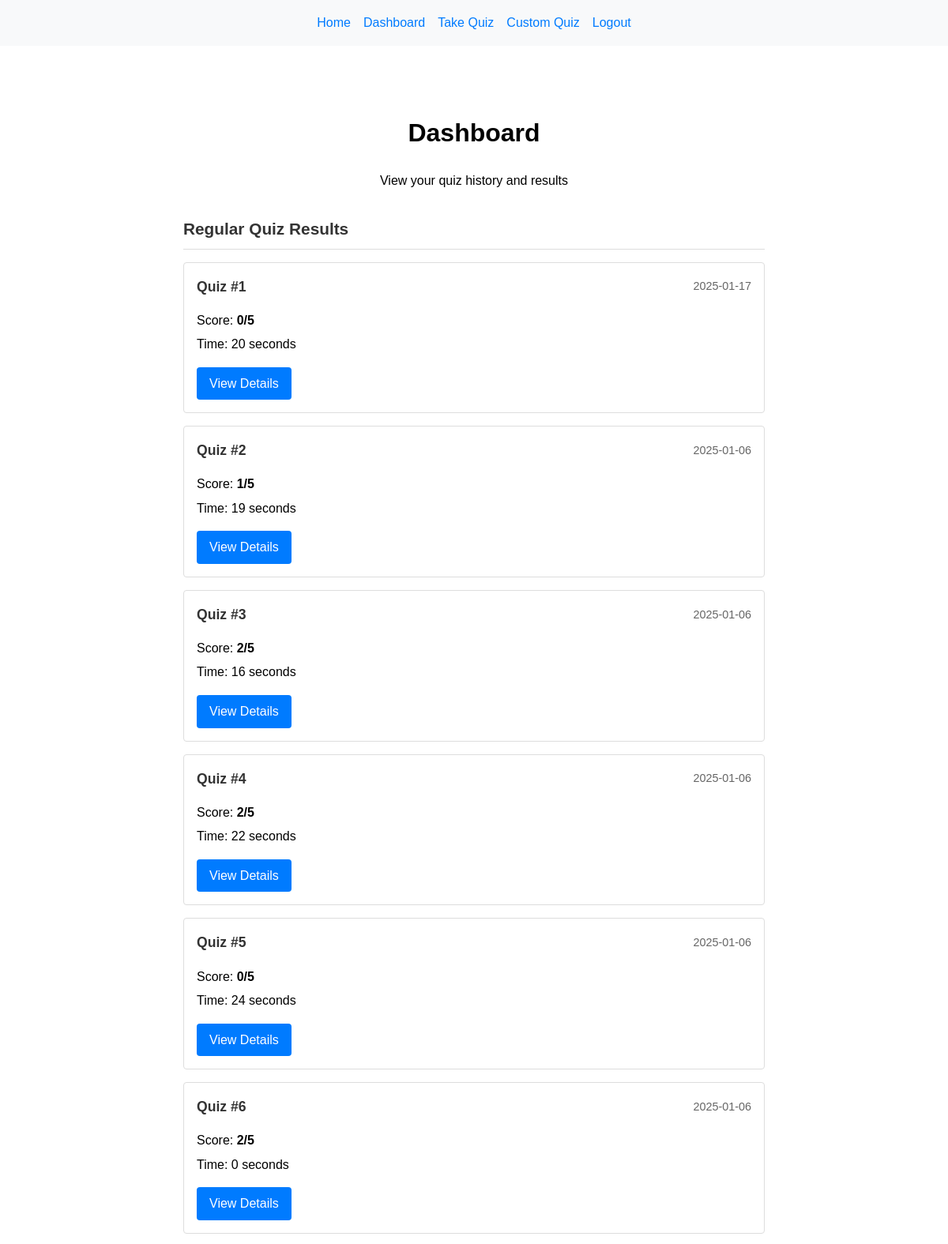
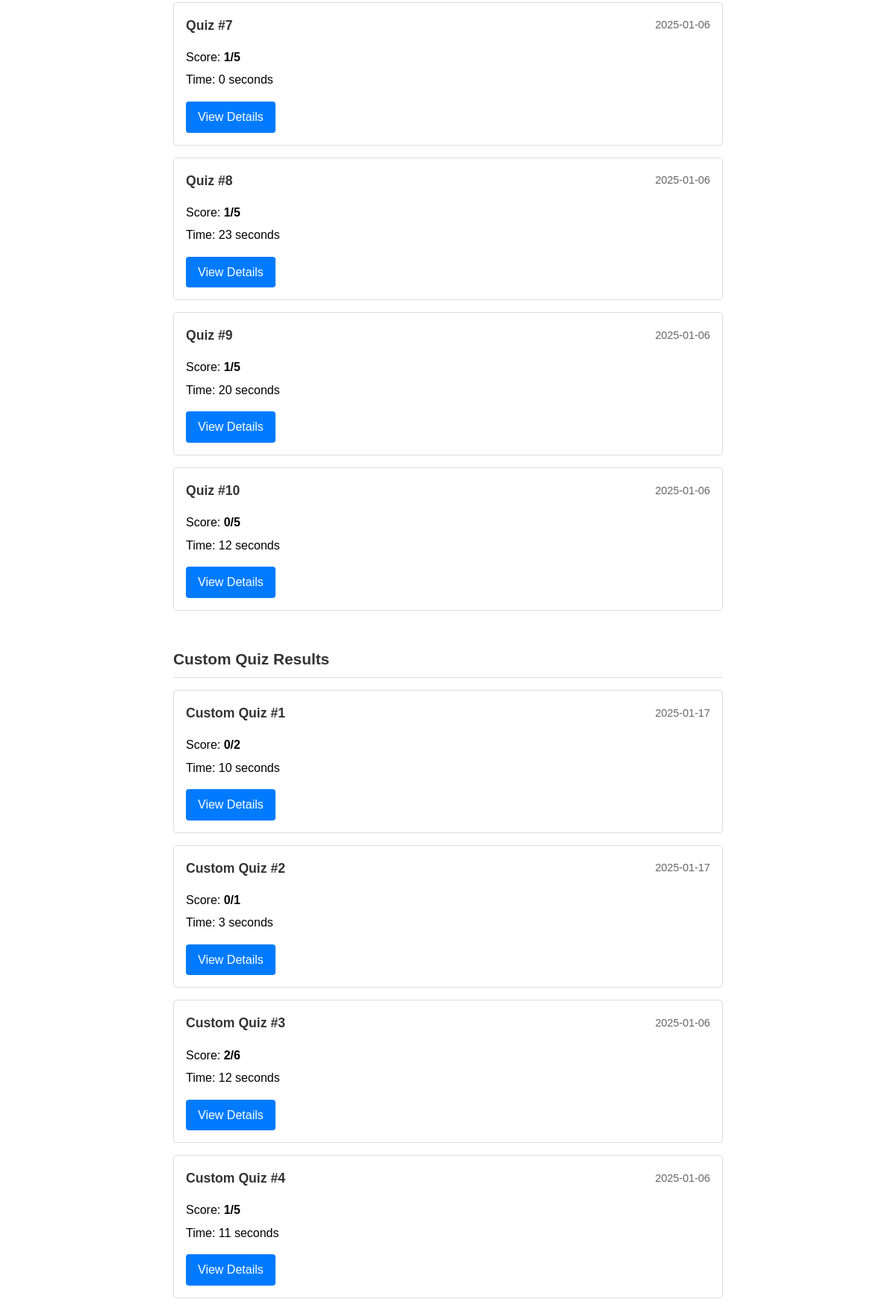
The page /dashboard (signed in, upper part) on the database its author committed (2 pictures, top to bottom).
### models.py (models this page shows)
class QuizResult(db.Model):
    id = db.Column(db.Integer, primary_key=True)
    user_id = db.Column(db.Integer, db.ForeignKey('user.id'), nullable=False)
    score = db.Column(db.Integer, nullable=False)
    total_questions = db.Column(db.Integer, nullable=False)
    time_taken = db.Column(db.Integer)  # in seconds
    completed_at = db.Column(db.DateTime, default=datetime.utcnow)
    is_custom_quiz = db.Column(db.Boolean, default=False)
    group_id = db.Column(db.Integer, db.ForeignKey('question_group.id', name='fk_quiz_result_group'), nullable=True)
    user = db.relationship('User', backref=db.backref('quiz_results', lazy=True))
    group = db.relationship('QuestionGroup', backref=db.backref('quiz_results', lazy=True))

### routes.py (the view)
@routes_bp.route('/dashboard')
@login_required
def dashboard():
    regular_quiz_results = QuizResult.query.filter_by(
        user_id=current_user.id,
        is_custom_quiz=False
    ).order_by(QuizResult.completed_at.desc()).all()
    custom_quiz_results = QuizResult.query.filter_by(
        user_id=current_user.id,
        is_custom_quiz=True
    ).order_by(QuizResult.completed_at.desc()).all()
    return render_template('dashboard.html',
                         regular_quiz_results=regular_quiz_results,
                         custom_quiz_results=custom_quiz_results)

### templates/dashboard.html (shortened to what this page needs)
{% extends "base.html" %}
{% block content %}
<div class="container">
    <div class="welcome-section">
        <h1>Dashboard</h1>
        <p>View your quiz history and results</p>
        <div class="quiz-sections">
            <div class="section">
                <h2>Regular Quiz Results</h2>
                {% if regular_quiz_results %}
                    {% for result in regular_quiz_results %}
                    <div class="result-box">
                        <div class="result-header">
                            <h3>Quiz #{{ loop.index }}</h3>
                            <span class="date">{{ result.completed_at.strftime('%Y-%m-%d') }}</span>
                        </div>
                        <div class="result-details">
                            <p>Score: <strong>{{ result.score }}/{{ result.total_questions }}</strong></p>
                            <p>Time: {{ result.time_taken }} seconds</p>
                        </div>
                        <a href="{{ url_for('routes.quiz_details', quiz_id=result.id) }}" class="btn">View Details</a>
                    </div>
                    {% endfor %}
                {% else %}
                    <p class="no-results">No regular quiz results yet</p>
                {% endif %}
            </div>
            <div class="section">
                <h2>Custom Quiz Results</h2>
                {% if custom_quiz_results %}
                    {% for result in custom_quiz_results %}
                    <div class="result-box">
                        <div class="result-header">
                            <h3>Custom Quiz #{{ loop.index }}</h3>
                            <span class="date">{{ result.completed_at.strftime('%Y-%m-%d') }}</span>
                        </div>
                        <div class="result-details">
                            <p>Score: <strong>{{ result.score }}/{{ result.total_questions }}</strong></p>
                            <p>Time: {{ result.time_taken }} seconds</p>
                        </div>
                        <a href="{{ url_for('routes.quiz_details', quiz_id=result.id) }}" class="btn">View Details</a>
                    </div>
                    {% endfor %}
                {% else %}
                    <p class="no-results">No custom quiz results yet</p>
                {% endif %}
            </div>
        </div>
    </div>
</div>
{% endblock %}

### templates/base.html (style rules this page uses)
body { font-family: Arial, sans-serif; margin: 0; padding: 0; line-height: 1.6; }
.container { max-width: 800px; margin: 0 auto; padding: 0 1rem; }
.btn { padding: 0.5rem 1rem; text-decoration: none; border-radius: 4px; background: #007bff; color: white; border: none; cursor: pointer; }

### templates/dashboard.html (style rules this page uses)
.welcome-section { text-align: center; padding: 2rem; margin: 2rem auto; max-width: 800px; }
.quiz-sections { margin: 2rem 0; }
.section { margin-bottom: 3rem; text-align: left; }
.section h2 { font-size: 1.3rem; color: #333; margin-bottom: 1rem; padding-bottom: 0.5rem; border-bottom: 1px solid #ddd; }
.result-box { background: white; border: 1px solid #ddd; border-radius: 4px; padding: 1rem; margin-bottom: 1rem; }
.result-header { display: flex; justify-content: space-between; align-items: center; margin-bottom: 0.5rem; }
.result-header h3 { font-size: 1.1rem; color: #333; margin: 0; }
.date { color: #666; font-size: 0.9rem; }
.result-details { margin: 1rem 0; }
.result-details p { margin: 0.3rem 0; }
.btn { display: inline-block; padding: 0.5rem 1rem; text-decoration: none; border-radius: 4px; background: #007bff; color: white; border: none; cursor: pointer; }

### rows shown on the page
QuizResult: completed_at "2025-01-17", score "0", total_questions "5", time_taken "20"
QuizResult: completed_at "2025-01-06", score "1", total_questions "5", time_taken "19"
QuizResult: completed_at "2025-01-06", score "2", total_questions "5", time_taken "16"
QuizResult: completed_at "2025-01-06", score "2", total_questions "5", time_taken "22"
QuizResult: completed_at "2025-01-06", score "0", total_questions "5", time_taken "24"
QuizResult: completed_at "2025-01-06", score "2", total_questions "5", time_taken "0"
QuizResult: completed_at "2025-01-06", score "1", total_questions "5", time_taken "0"
QuizResult: completed_at "2025-01-06", score "1", total_questions "5", time_taken "23"
QuizResult: completed_at "2025-01-06", score "1", total_questions "5", time_taken "20"
QuizResult: completed_at "2025-01-06", score "0", total_questions "5", time_taken "12"
QuizResult: completed_at "2025-01-17", score "0", total_questions "2", time_taken "10"
QuizResult: completed_at "2025-01-17", score "0", total_questions "1", time_taken "3"
QuizResult: completed_at "2025-01-06", score "2", total_questions "6", time_taken "12"
QuizResult: completed_at "2025-01-06", score "1", total_questions "5", time_taken "11"
